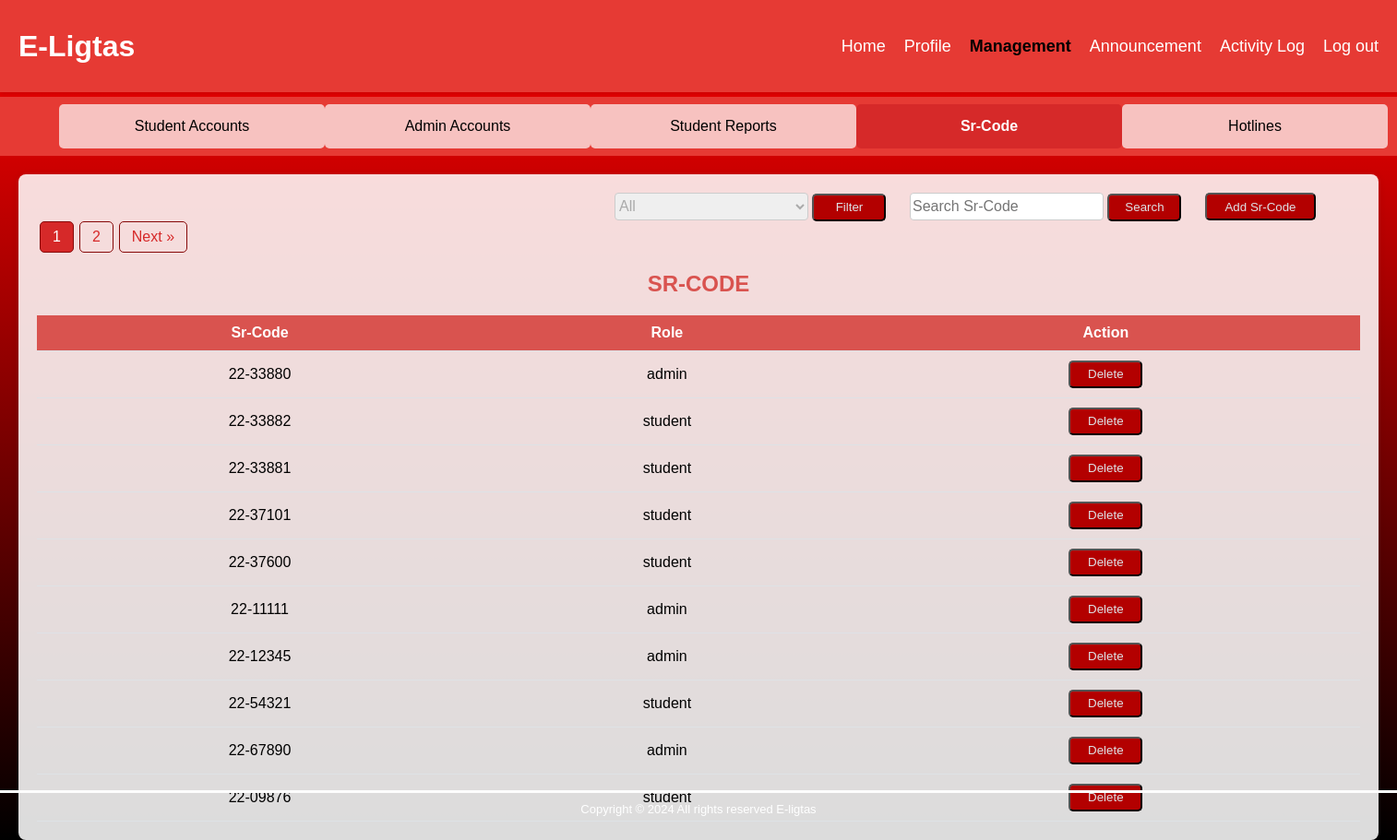
Screenshot of /srcode.php with the database file from the repository.
### tables this page shows
CREATE TABLE `srcode` (
  `srCodeID` int(11) NOT NULL,
  `srCode` varchar(10) NOT NULL,
  `role` varchar(50) NOT NULL
);

### srcode.php (the view, shortened to what this page needs)
<?php
include 'db.php';
$itemsPerPage = 10;
$currentPage = isset($_GET['page']) ? (int)$_GET['page'] : 1;
$offset = ($currentPage - 1) * $itemsPerPage;
$role = isset($_GET['role']) ? $_GET['role'] : 'all';
$searchTerm = isset($_GET['searchTerm']) ? $_GET['searchTerm'] : '';
$fetchSql = "SELECT COUNT(*) AS total FROM srcode WHERE 1=1";
$stmt = mysqli_prepare($conn, $fetchSql);
mysqli_stmt_execute($stmt);
$totalResult = mysqli_stmt_get_result($stmt);
$totalItems = mysqli_fetch_assoc($totalResult)['total'];
$totalPages = ceil($totalItems / $itemsPerPage);
$fetchSql = "SELECT * FROM srcode WHERE 1=1";
$fetchSql .= " LIMIT ?, ?";
$params = [];
$params[] = $offset;
$params[] = $itemsPerPage;
$stmt = mysqli_prepare($conn, $fetchSql);
if (!empty($params)) {
    $types = str_repeat("s", count($params) - 2) . "ii";
    mysqli_stmt_bind_param($stmt, $types, ...$params);
}
mysqli_stmt_execute($stmt);
$fetchResult = mysqli_stmt_get_result($stmt);
$srcodes = [];
if ($fetchResult) {
    while ($srcode = mysqli_fetch_assoc($fetchResult)) {
        $srcodes[] = $srcode;
    }
}
?>
<!DOCTYPE html>
<html lang="en">
<head>
    <link rel="stylesheet" href="https://cdnjs.cloudflare.com/ajax/libs/font-awesome/4.7.0/css/font-awesome.min.css">
    <link rel="stylesheet" href="style/management/srcode.css">
</head>
<body>
<section>
        <nav class="navbar">
            <div class="navbar-brand-container" style="gap: 1rem;">
                <a class="navbar-brand" style="font-size: xx-large;" href="#">E-Ligtas</a>
            </div>
            <ul class="navbar-nav">
                <li class="nav-item"><a class="nav-link" href="adminDashboard.html">Home</a></li>
                <li class="nav-item"><a class="nav-link" href="adminProfile.html">Profile</a></li>
                <li class="nav-item"><a class="nav-link active" aria-current="page" href="management.html">Management</a></li>
                <li class="nav-item"><a class="nav-link" href="announcement.html">Announcement</a></li>
                <li class="nav-item"><a class="nav-link" href="adminLog.html">Activity Log</a></li>
                <li class="nav-item"><a class="nav-link" href="" onclick="return confirmLogout()">Log out</a></li>
            </ul>
        </nav>
    </section>
    <center>
        <section class="management">
            <div><a class="link" href="studentAccounts.php">Student Accounts</a></div>
            <div><a class="link" href="adminAccounts.php">Admin Accounts</a></div>
            <div><a class="link" href="studentReports.php">Student Reports</a></div>
            <div><a class="link active" href="srcode.php">Sr-Code</a></div>
            <div><a class="link " href="hotline.php">Hotlines</a></div>
        </section>
    </center>
    <section class="main">
        <form class="form" method="POST" action="">
            <div class="form-group" style="width: 300px;">
                <select id="role" name="role" required>
                    <option value="all" <?php if ($role === 'all') echo 'selected'; ?>>All</option>
                </select>
                <button type="submit" name="filter">Filter</button>
            </div>
            <div class="form-group" style="width: 300px;">
                <input type="text" name="searchTerm" placeholder="Search Sr-Code" value="<?php echo htmlspecialchars($searchTerm); ?>">
                <button type="submit" name="search">Search</button>
            </div>
            <div>
                <form class="addForm" action="" method="GET" onsubmit="return redirectToAddSrCode();">
                    <button style="width: 120px;" type="submit">Add Sr-Code</button>
                </form>
            </div>
        </form>
        <div class="pagination">
            <?php for ($i = 1; $i <= $totalPages; $i++): ?>
                <a href="?page=<?php echo $i; ?>" class="<?php echo ($i === $currentPage) ? 'active' : ''; ?>">
                    <?php echo $i; ?>
                </a>
            <?php endfor; ?>
            <?php if ($currentPage < $totalPages): ?>
                <a href="?page=<?php echo $currentPage + 1; ?>">Next &raquo;</a>
            <?php endif; ?>
        </div>
        <h1>SR-CODE</h1>
        <?php if (count($srcodes) > 0): ?>
            <table>
                <thead>
                    <tr>
                        <th>Sr-Code</th>
                        <th>Role</th>
                        <th>Action</th>
                    </tr>
                </thead>
                <tbody>
                    <?php foreach ($srcodes as $srcode): ?>
                        <tr>
                            <td><?php echo htmlspecialchars($srcode['srCode']); ?></td>
                            <td><?php echo htmlspecialchars($srcode['role']); ?></td>
                            <td>
                                <form action="" method="POST" onsubmit="return confirm('Are you sure you want to delete this sr-code?');">
                                    <button type="submit">Delete</button>
                                </form>
                            </td>
                        </tr>
                    <?php endforeach; ?>
                </tbody>
            </table>
        <?php else: ?>
            <p>No sr-codes found.</p>
        <?php endif; ?>
    </section>
    <center>
        <footer class="footer" style="text-align: center; padding: 1rem 0;">
            <hr style="height: 0.2rem; background-color: rgb(253, 253, 253); width: 100%; border: none; margin: auto;"/>
            <p style="color: rgb(255, 255, 255); margin: 10px 0; font-size: small;">
                Copyright &copy; 2024 All rights reserved E-ligtas
            </p>
        </footer>
    </center>
</body>
</html>

### style/management/srcode.css (style rules this page uses)
html, body { margin: 0; height: 100%; }
body { margin: 0; background: linear-gradient(to bottom, red, black); background-size: cover; background-position: center; background-repeat: no-repeat; background-attachment: fixed; font-family: Arial, Helvetica, sans-serif; }
.navbar { font-size: .2rem; color: #ffffff; height: 5rem; display: flex; justify-content: space-between; align-items: center; background-color: #e63a34; padding: 10px 20px; box-shadow: 0 2px 4px rgba(0, 0, 0, 0.1); }
.navbar-brand-container { display: flex; align-items: center; }
.navbar-brand { font-weight: bold; font-size: .5rem; color: #ffffff; text-decoration: none; }
.navbar-nav { list-style: none; margin: 0; padding: 0; display: flex; }
.nav-item { margin-left: 20px; }
.nav-link { font-size: large; color: #ffffff; position: relative; text-decoration: none; color: inherit; transition: background-color 0.3s ease, color 0.3s ease; }
.nav-link::after { content: ''; display: block; height: 2px; background-color: currentColor; position: absolute; left: 0; bottom: -5px; width: 0; transition: width 0.3s ease; }
.nav-link.active { color: black; font-weight: bold; border-radius: 5px; }
.footer { color: white; text-align: center; padding: 10px 0; position: absolute; left: 0; bottom: 0; width: 100%; }
.management { margin-top: .3rem; background-color:#e63a34; height: 4rem; display: flex; justify-content: space-between; align-items: center; padding: 0 4rem 0 4rem; }
.management a { display: flex; justify-content: center; align-items: center; background-color: #ffffffb0 ; gap: 1rem; height: 3rem; width: 18rem; margin: 0; padding: 0; text-decoration: none; color:#000000; border-radius: 5px; }
.main { margin: 20px; padding: 20px; background-color: rgba(255, 255, 255, 0.863); border-radius: 8px; box-shadow: 0 2px 10px rgba(0, 0, 0, 0.1); }
h1 { color: #d9534f; text-align: center; }
table { width: 100%; border-collapse: collapse; margin-top: 20px; }
th, td { padding: 10px; text-align: center; border-bottom: 1px solid #dee2e6; }
th { background-color: #d9534f; color: white; }
p { text-align: center; color: #d9534f; }
.link.active { background-color:#d62929; color: white; font-weight: bold; border-radius: 5px; }
button { color: #dee2e6; height: 30px; width: 80px; background-color: #b30000; border-radius: 5px; cursor: pointer; }
.form { display:flex; gap: 20px; align-items: center; justify-content: end; margin-right: 3rem; }
select, input { width: 70%; height: 30px; border: 1px solid #ccc; border-radius: 4px; box-sizing: border-box; font-size: medium; color: #aaa; }
.pagination { display: flex; justify-content: start; }
.pagination a { padding: 7px 13px; margin: 0 3px; text-decoration: none; color: #d62929; border: 1px solid #860808; border-radius: 5px; }
.pagination a.active { background-color:#d62929; color: white; }

### rows the page displays
srcode: srCode "22-33880", role "admin"
srcode: srCode "22-33882", role "student"
srcode: srCode "22-33881", role "student"
srcode: srCode "22-37101", role "student"
srcode: srCode "22-37600", role "student"
srcode: srCode "22-11111", role "admin"
srcode: srCode "22-12345", role "admin"
srcode: srCode "22-54321", role "student"
srcode: srCode "22-67890", role "admin"
srcode: srCode "22-09876", role "student"
